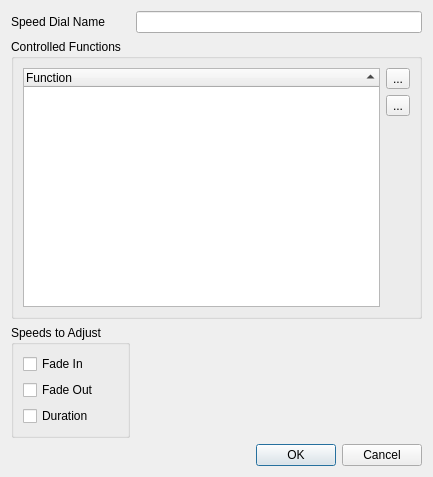
<?xml version="1.0" encoding="UTF-8"?>
<ui version="4.0">
 <class>VCSpeedDialProperties</class>
 <widget class="QDialog" name="VCSpeedDialProperties">
  <property name="geometry">
   <rect>
    <x>0</x>
    <y>0</y>
    <width>433</width>
    <height>477</height>
   </rect>
  </property>
  <property name="windowTitle">
   <string>Speed Dial Properties</string>
  </property>
  <layout class="QGridLayout" name="gridLayout_2">
   <item row="0" column="0">
    <widget class="QLabel" name="label">
     <property name="text">
      <string>Speed Dial Name</string>
     </property>
    </widget>
   </item>
   <item row="0" column="1">
    <widget class="QLineEdit" name="m_nameEdit"/>
   </item>
   <item row="1" column="0" colspan="2">
    <widget class="QGroupBox" name="m_functionGroup">
     <property name="title">
      <string>Controlled Functions</string>
     </property>
     <layout class="QGridLayout" name="gridLayout">
      <item row="0" column="0" rowspan="3">
       <widget class="QTreeWidget" name="m_tree">
        <property name="alternatingRowColors">
         <bool>true</bool>
        </property>
        <property name="selectionMode">
         <enum>QAbstractItemView::ExtendedSelection</enum>
        </property>
        <property name="rootIsDecorated">
         <bool>false</bool>
        </property>
        <property name="itemsExpandable">
         <bool>false</bool>
        </property>
        <property name="sortingEnabled">
         <bool>true</bool>
        </property>
        <property name="animated">
         <bool>true</bool>
        </property>
        <property name="allColumnsShowFocus">
         <bool>true</bool>
        </property>
        <property name="expandsOnDoubleClick">
         <bool>false</bool>
        </property>
        <column>
         <property name="text">
          <string>Function</string>
         </property>
        </column>
       </widget>
      </item>
      <item row="0" column="1">
       <widget class="QToolButton" name="m_addButton">
        <property name="text">
         <string>...</string>
        </property>
        <property name="icon">
         <iconset resource="qlcui.qrc">
          <normaloff>:/edit_add.png</normaloff>:/edit_add.png</iconset>
        </property>
        <property name="iconSize">
         <size>
          <width>32</width>
          <height>32</height>
         </size>
        </property>
       </widget>
      </item>
      <item row="1" column="1">
       <widget class="QToolButton" name="m_removeButton">
        <property name="text">
         <string>...</string>
        </property>
        <property name="icon">
         <iconset resource="qlcui.qrc">
          <normaloff>:/edit_remove.png</normaloff>:/edit_remove.png</iconset>
        </property>
        <property name="iconSize">
         <size>
          <width>32</width>
          <height>32</height>
         </size>
        </property>
       </widget>
      </item>
      <item row="2" column="1">
       <spacer name="verticalSpacer">
        <property name="orientation">
         <enum>Qt::Vertical</enum>
        </property>
        <property name="sizeHint" stdset="0">
         <size>
          <width>20</width>
          <height>85</height>
         </size>
        </property>
       </spacer>
      </item>
     </layout>
    </widget>
   </item>
   <item row="2" column="0">
    <widget class="QGroupBox" name="m_speedGroup">
     <property name="title">
      <string>Speeds to Adjust</string>
     </property>
     <layout class="QVBoxLayout" name="verticalLayout">
      <item>
       <widget class="QCheckBox" name="m_fadeInCheck">
        <property name="text">
         <string>Fade In</string>
        </property>
       </widget>
      </item>
      <item>
       <widget class="QCheckBox" name="m_fadeOutCheck">
        <property name="text">
         <string>Fade Out</string>
        </property>
       </widget>
      </item>
      <item>
       <widget class="QCheckBox" name="m_durationCheck">
        <property name="text">
         <string>Duration</string>
        </property>
       </widget>
      </item>
     </layout>
    </widget>
   </item>
   <item row="2" column="1">
    <spacer name="horizontalSpacer">
     <property name="orientation">
      <enum>Qt::Horizontal</enum>
     </property>
     <property name="sizeHint" stdset="0">
      <size>
       <width>269</width>
       <height>20</height>
      </size>
     </property>
    </spacer>
   </item>
   <item row="3" column="0" colspan="2">
    <widget class="QDialogButtonBox" name="buttonBox">
     <property name="orientation">
      <enum>Qt::Horizontal</enum>
     </property>
     <property name="standardButtons">
      <set>QDialogButtonBox::Cancel|QDialogButtonBox::Ok</set>
     </property>
    </widget>
   </item>
  </layout>
 </widget>
 <resources>
  <include location="qlcui.qrc"/>
 </resources>
 <connections>
  <connection>
   <sender>buttonBox</sender>
   <signal>accepted()</signal>
   <receiver>VCSpeedDialProperties</receiver>
   <slot>accept()</slot>
   <hints>
    <hint type="sourcelabel">
     <x>257</x>
     <y>467</y>
    </hint>
    <hint type="destinationlabel">
     <x>157</x>
     <y>274</y>
    </hint>
   </hints>
  </connection>
  <connection>
   <sender>buttonBox</sender>
   <signal>rejected()</signal>
   <receiver>VCSpeedDialProperties</receiver>
   <slot>reject()</slot>
   <hints>
    <hint type="sourcelabel">
     <x>325</x>
     <y>467</y>
    </hint>
    <hint type="destinationlabel">
     <x>286</x>
     <y>274</y>
    </hint>
   </hints>
  </connection>
  <connection>
   <sender>m_addButton</sender>
   <signal>clicked()</signal>
   <receiver>VCSpeedDialProperties</receiver>
   <slot>slotAddClicked()</slot>
   <hints>
    <hint type="sourcelabel">
     <x>392</x>
     <y>86</y>
    </hint>
    <hint type="destinationlabel">
     <x>431</x>
     <y>106</y>
    </hint>
   </hints>
  </connection>
  <connection>
   <sender>m_removeButton</sender>
   <signal>clicked()</signal>
   <receiver>VCSpeedDialProperties</receiver>
   <slot>slotRemoveClicked()</slot>
   <hints>
    <hint type="sourcelabel">
     <x>398</x>
     <y>131</y>
    </hint>
    <hint type="destinationlabel">
     <x>433</x>
     <y>163</y>
    </hint>
   </hints>
  </connection>
 </connections>
 <slots>
  <slot>slotAddClicked()</slot>
  <slot>slotRemoveClicked()</slot>
 </slots>
</ui>
